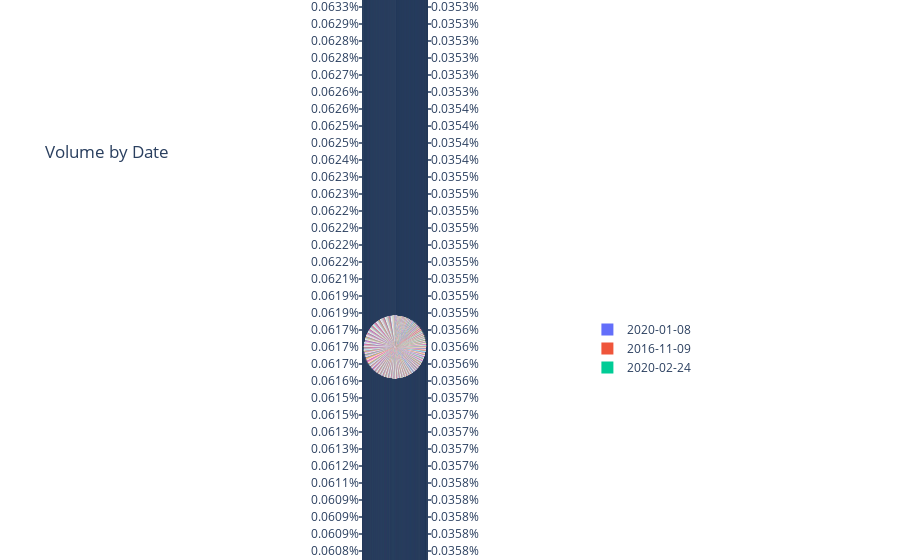

The code cell stored with this chart in its notebook:
### Code cell
px.pie(df.groupby('Volume')['Date'].sum().reset_index(name='Date'),
       names='Date',
       values='Volume',
       title='Volume by Date')

### Figure 1 — Plotly figure (JSON) as saved in the notebook; plotly's stock layout.template omitted (floating-point values rounded to 4 significant figures; data arrays with more than 128 entries replaced by an {"elided": "..."} marker saying what was removed)
{"data": [{"domain": {"x": [0, 1], "y": [0, 1]}, "hovertemplate": "Date=%{label}<br>Volume=%{value}<extra></extra>", "labels": {"elided": "2466 str values"}, "legendgroup": "", "name": "", "showlegend": true, "type": "pie", "values": {"elided": "2466 int values"}}], "layout": {"legend": {"tracegroupgap": 0}, "title": {"text": "Volume by Date"}}}
